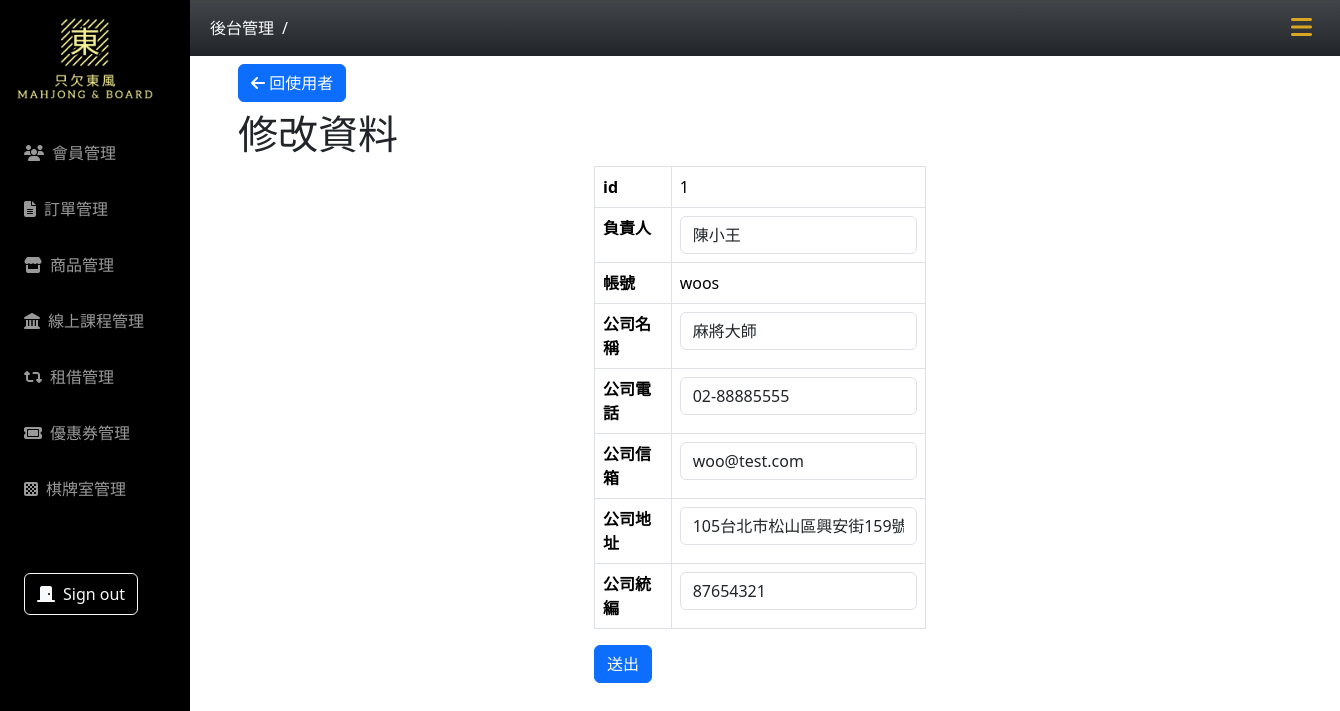
/owner-list/user-edit.php, run on the app's committed database.
### tables this page shows
CREATE TABLE `owner` (
  `id` int(11) NOT NULL,
  `member_type` text NOT NULL DEFAULT '企業會員',
  `account` varchar(50) NOT NULL,
  `password` varchar(255) NOT NULL DEFAULT '12345',
  `company_name` varchar(100) NOT NULL,
  `company_phone` varchar(20) NOT NULL,
  `fax_phone` varchar(20) DEFAULT NULL,
  `company_email` varchar(100) NOT NULL,
  `company_address` varchar(255) NOT NULL,
  `responsible_person` varchar(50) NOT NULL,
  `tax_ID_number` text NOT NULL,
  `created_at` timestamp NOT NULL DEFAULT current_timestamp(),
  `valid` text NOT NULL DEFAULT '1'
);

### owner-list/user-edit.php (the view, shortened to what this page needs)
<?php
if (!isset($_GET["id"])) {
  $id = 1;
} else {
  $id = $_GET["id"];
}
require_once("../db_connect_mahjong.php");
$sql = "SELECT * FROM owner WHERE id = $id AND valid = 1";
$result = $conn->query($sql);
$row = $result->fetch_assoc();
if ($result->num_rows > 0) {
  $userExit = true;
} else {
  $userExit = false;
  $title = "使用者不存在";
}
?>
<!doctype html>
<html lang="en">
<head>
  <?php include("../css-mahjong.php") ?>
</head>
<body>
  <?php include("../nav.php") ?>
  <div class="container main-content px-5">
    <div class="py-2">
      <a class="btn btn-primary" href="user.php?id=<?= $id ?>"><i class=" fa-solid fa-arrow-left"></i> 回使用者
      </a>
    </div>
    <div class="row justify-content-center">
      <h1>修改資料</h1>
      <div class="col-lg-4">
        <?php if ($userExit) : ?>
          <form action="doUpdateUser.php" method="post">
            <table class="table table-bordered">
              <tr>
                <th>id</th>
                <td>
                  <?= $row["id"] ?></td>
              </tr>
              <tr>
                <th>負責人</th>
                <td><input type="text" class="form-control" name="responsible_person" value="<?= $row["responsible_person"] ?>"></td>
              </tr>
              <tr>
                <th>帳號</th>
                <td><?= $row["account"] ?></td>
              </tr>
              <tr>
                <th>公司名稱</th>
                <td><input type="text" class="form-control" name="company_name" value="<?= $row["company_name"] ?>"></td>
              </tr>
              <tr>
                <th>公司電話</th>
                <td><input type="tel" class="form-control" name="company_phone" value="<?= $row["company_phone"] ?>"></td>
              </tr>
              <tr>
                <th>公司信箱</th>
                <td><input type="email" class="form-control" name="company_email" value="<?= $row["company_email"] ?>"></td>
              </tr>
              <tr>
                <th>公司地址</th>
                <td><input type="text" class="form-control" name="company_address" value="<?= $row["company_address"] ?>"></td>
              </tr>
              <tr>
                <th>公司統編</th>
                <td><input type="text" class="form-control" name="tax_ID_number" value="<?= $row["tax_ID_number"] ?>"></td>
              </tr>
            </table>
            <button class="btn btn-primary" type="submit">送出</button>
          </form>
        <?php else : ?>
          <h1>使用者不存在</h1>
        <?php endif; ?>
      </div>
    </div>
  </div>
</body>
</html>

### css-mahjong.php (style rules this page uses)
:root { --aside-width: 190px; --header-nav-height: 56px; }
.main-content { margin: 0 0 0 var(--aside-width); padding-top: var(--header-nav-height); }

### data on the page
owner: id "1", responsible_person "陳小王", account "woos", company_name "麻將大師", company_phone "02-88885555", company_email "woo@test.com", company_address "105台北市松山區興安街159號", tax_ID_number "87654321"
